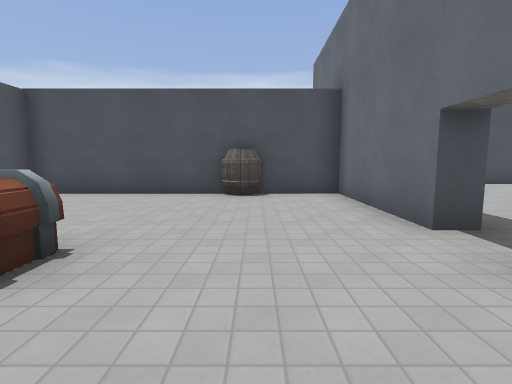
view 1 (above)

16 first-person views from a walk through a 3-D level made in the Godot game engine. The camera is 1.4 m above the floor, tilts 6° down and sees 85° across. The floor is counted in squares, 2 m on a side. Each view is taken from the middle of a square. On the plan, view 1 faces up. The plan holds only what a view shows up to about 9 squares ahead; the rest is blank. The place goes on beyond the plan. Some surface patterns are stand-ins.

view 2
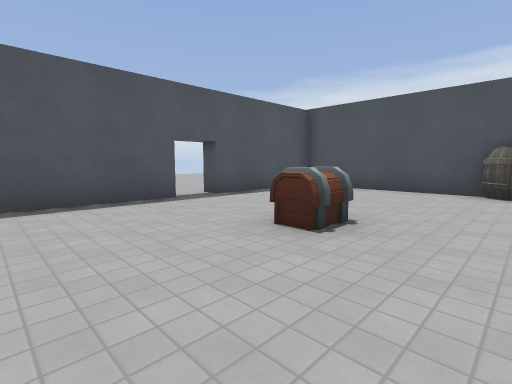

view 3
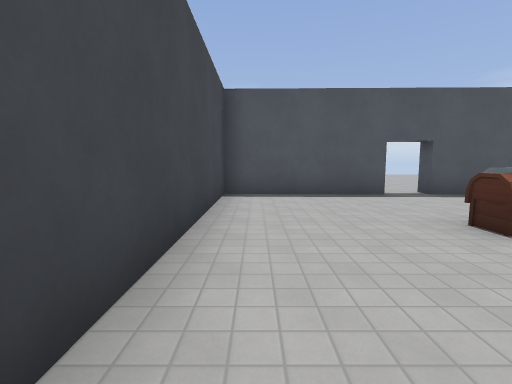

view 4
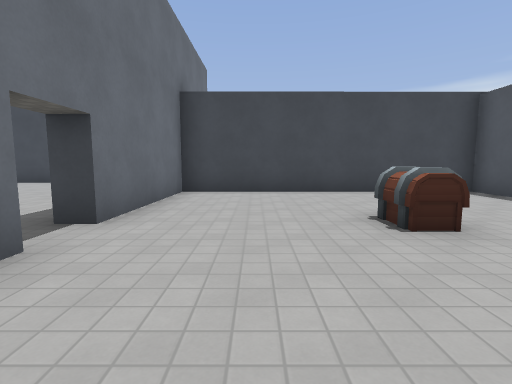

view 5
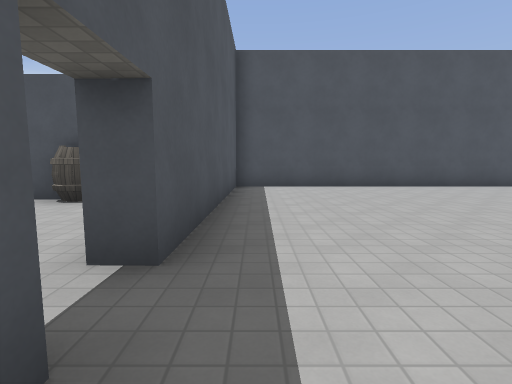

view 6
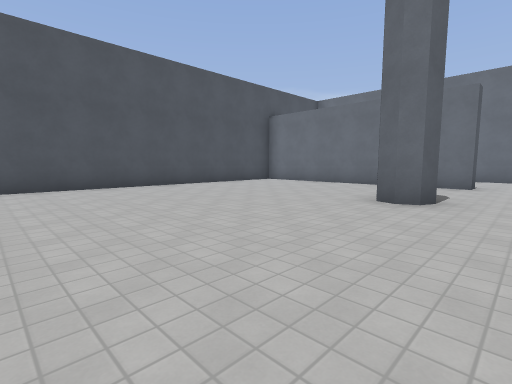

view 7
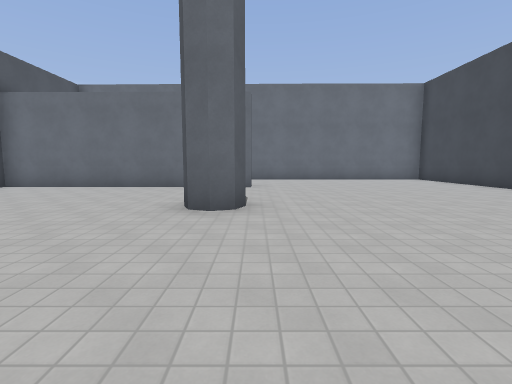

view 8
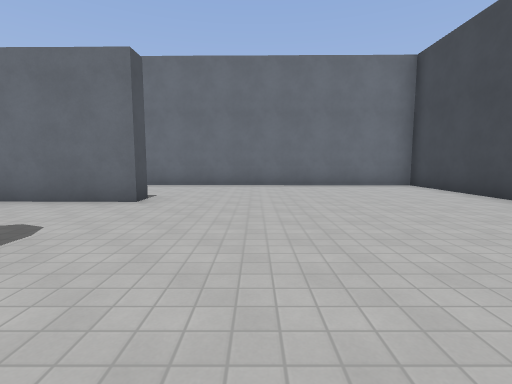

view 9
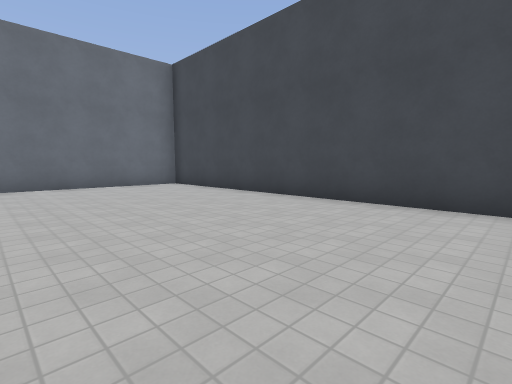

view 10
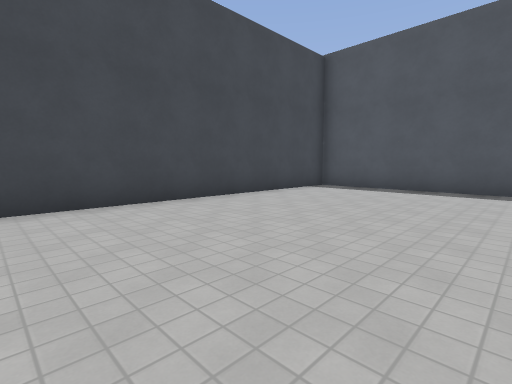

view 11
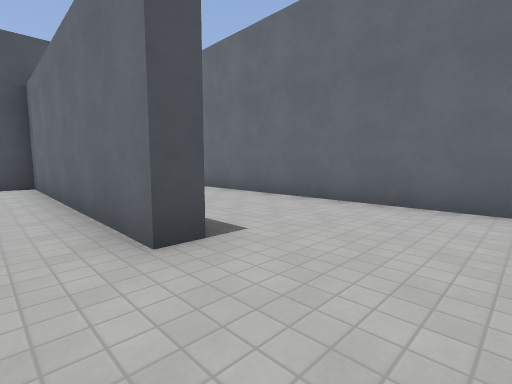

view 12
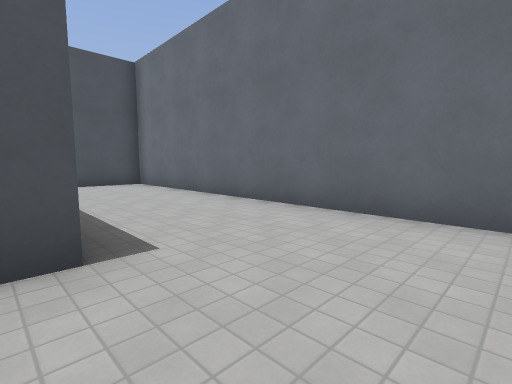

view 13
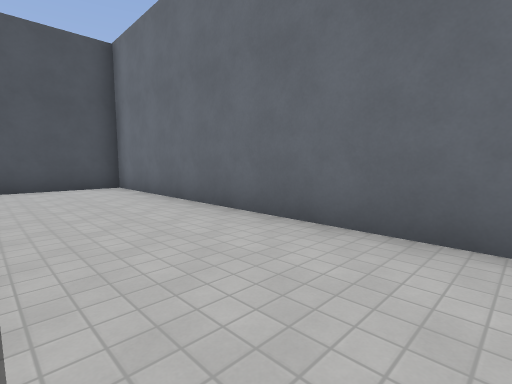

view 14
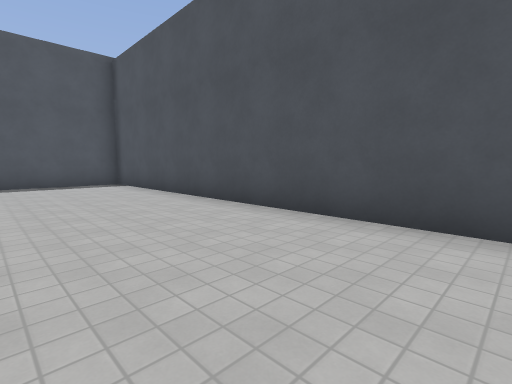

view 15
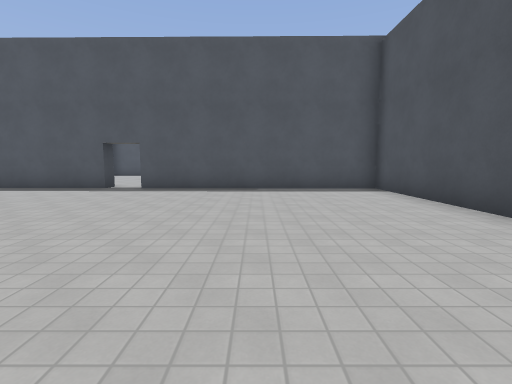

view 16
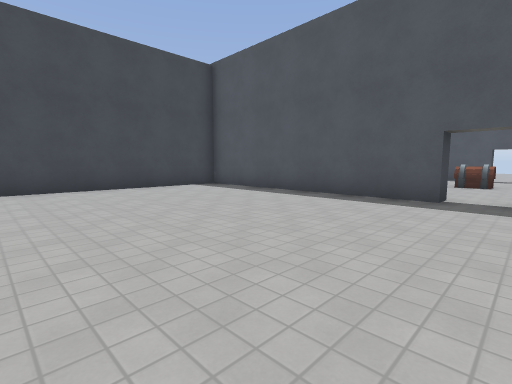

### Floor plan
Points are (right, up) in squares from view 1. A wall is a line through its corners. A room is listed if a view was taken in it or the views show most of it. See-through windows are left out.
Room 1 (views 1, 2, 3, 4)
walls: (1.8, 2.9) (1.9, 6.3) (-5, 6.3) (-5.1, 3); (-5.1, 1.9) (-5.2, -1.7) (1.8, -1.7) (1.8, 1.9)
ways out: opening at (2, 2) to room 2; opening at (-5, 2)
objects: chest (-2, 2); barrel (0, 6)
Room 2 (views 5, 6, 7, 8, 9, 10, 11, 12, 13, 14, 15, 16)
walls: (9.6, 2.1) (9.1, 2.3) (9, 2.7) (9.1, 3) (9.6, 3.2); (13.5, 2.1) (13, 2.1) (13.1, 9.3) (2.4, 9.3) (2.3, 2.8) (1.8, 2.9); (1.8, 1.9) (2.3, 1.8) (2.2, -4.8) (16.7, -4.8) (16.8, 9.3) (14.2, 9.3)
ways out: opening at (2, 2) to room 1

Positions as (right, up) in squares from view 1, and headings:
1: (0, 0), facing up
2: (0, -1), facing up-left
3: (1, -1), facing left
4: (0, 5), facing down
5: (3, 1), facing up
6: (4, 1), facing up-right
7: (5, 2), facing right
8: (8, 0), facing right
9: (8, 0), facing down-right
10: (10, 0), facing down-left
11: (12, 0), facing up-right
12: (13, 0), facing up-right
13: (14, 1), facing up-right
14: (12, 6), facing up-left
15: (10, 6), facing left
16: (8, 3), facing down-left
